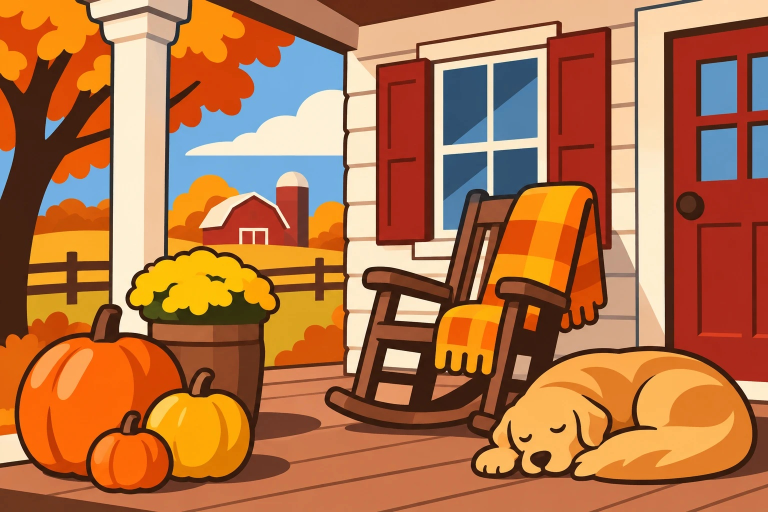
#> input picture research/segment/src/autumn-porch.jpg, 1536 x 1024 px (shown at 1/2 size)
$ python object_segment2.py src/autumn-porch.jpg src/christmas-market.jpg 1.0 3 3
#> lines starting #> are read from the running program, lines starting #| are printed output that depends on the picture; after the words box and inside, x2 and y2 are one past the last pixel; in counts of white or black regions, pixels touching at a corner belong together
"""Object-shaped color-by-number v2: graph segmentation on a lifted/CLAHE image, recursive refinement of
oversized regions, same-colour merge, boundary smoothing, uniform numbers, zoomed quadrant previews."""
import sys, json, time, numpy as np, cv2
src, out = sys.argv[1], sys.argv[2]
K = float(sys.argv[3]) if len(sys.argv) > 3 else 500; MIN = int(sys.argv[4]) if len(sys.argv) > 4 else 3000
N = int(sys.argv[5]) if len(sys.argv) > 5 else 24; MAXF = 0.025; SIG = 5.0
t0 = time.time()
img = cv2.imread(src); h, w = img.shape[:2]
#> further down, img is the input picture: shape (1024, 1536, 3); mean B, G, R 73.5, 115.6, 178.7
#> after `h, w = img.shape[:2]`: h = 1024; w = 1536
sm = img
for _ in range(3): sm = cv2.bilateralFilter(sm, 9, 60, 9)
sm = cv2.pyrMeanShiftFiltering(sm, 12, 24)
lab = cv2.cvtColor(sm, cv2.COLOR_BGR2LAB)
#> lab: shape (1024, 1536, 3); mean of channels 0, 1, 2 140.6, 150.8, 161
clahe = cv2.createCLAHE(clipLimit=3.0, tileGridSize=(16, 16))
lab2 = lab.copy(); lab2[:, :, 0] = clahe.apply(lab[:, :, 0])
#> after `lab2[:, :, 0] = clahe.apply(lab[:, :, 0])`: lab2: shape (1024, 1536, 3); mean of channels 0, 1, 2 145.3, 150.8, 161
seg_in = cv2.cvtColor(lab2, cv2.COLOR_LAB2BGR)
lut = np.array([255 * (i / 255) ** 0.6 for i in range(256)], np.uint8); seg_in = cv2.LUT(seg_in, lut)

def graphseg(im, k, mn):
#> called with k = 1, mn = 3
    gs = cv2.ximgproc.segmentation.createGraphSegmentation(sigma=0.8, k=k, min_size=mn)
    return gs.processImage(im).astype(np.int32) + 1
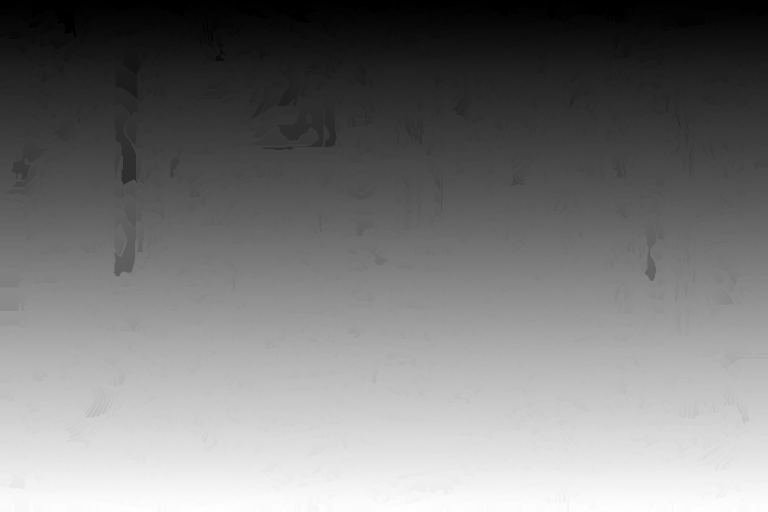
#> returned value: shape (1024, 1536) int32 (shown at 1/2 size); min 1, max 126431, mean 60694.4; drawn with min black and max white

labels = graphseg(seg_in, K, MIN)
# recursive refinement of oversized regions with a finer, more contrasty pass
for level in range(3):
    R = labels.max(); areas = np.bincount(labels.ravel(), minlength=R + 1)
    big = [r for r in range(1, R + 1) if areas[r] > MAXF * h * w]
    if not big: break
    for r in big:
        m = labels == r; ys, xs = np.where(m); y0, y1, x0, x1 = ys.min(), ys.max() + 1, xs.min(), xs.max() + 1
        crop = seg_in[y0:y1, x0:x1].copy()
        cl = cv2.cvtColor(crop, cv2.COLOR_BGR2LAB); cl[:, :, 0] = cv2.createCLAHE(4.0, (8, 8)).apply(cl[:, :, 0])
        crop = cv2.cvtColor(cl, cv2.COLOR_LAB2BGR)
        sub = graphseg(crop, K / (3 ** (level + 1)), max(MIN // 2, 800))
        subm = m[y0:y1, x0:x1]
        labels[y0:y1, x0:x1][subm] = R + sub[subm]; R = labels.max()
    _, labels = np.unique(labels, return_inverse=True); labels = labels.reshape(h, w).astype(np.int32) + 1
#> this loop made 1 pass
R = labels.max()
# palette by region mean colour (dominant colour), k-means in Lab
flat = labels.ravel(); L = lab.reshape(-1, 3).astype(np.float32)
cnt = np.bincount(flat, minlength=R + 1).astype(np.float64)
means = np.stack([np.bincount(flat, weights=L[:, c], minlength=R + 1) for c in range(3)], 1)[1:] / np.maximum(cnt[1:], 1)[:, None]
crit = (cv2.TERM_CRITERIA_EPS + cv2.TERM_CRITERIA_MAX_ITER, 50, 0.5)
_, assign, centers = cv2.kmeans(means.astype(np.float32), N, None, crit, 5, cv2.KMEANS_PP_CENTERS)
#> centers = [[127.8, 169.3, 173.6], [201, 139.2, 164.8], [54.76, 144, 145.1]]
reg_col = np.concatenate([[0], assign.ravel()])
pal_bgr = cv2.cvtColor(centers.reshape(1, -1, 3).astype(np.uint8), cv2.COLOR_LAB2BGR)[0]
#> pal_bgr = [[42, 86, 194], [128, 185, 235], [26, 41, 78]]
# merge touching regions of the same palette colour, but never into something oversized
def merge_same_colour(labels, reg_col):
    R = labels.max(); areas = np.bincount(labels.ravel(), minlength=R + 1)
#> after `R = labels.max()`: R = 126431
    right = np.stack([labels[:, :-1].ravel(), labels[:, 1:].ravel()], 1); down = np.stack([labels[:-1, :].ravel(), labels[1:, :].ravel()], 1)
#> after `right = np.stack([labels[:, :-1].ravel(), labels[:, 1:].ravel()], 1)`: right = 1571840 pairs, first value 1 to 126431, second value 1 to 126431
#> after `down = np.stack([labels[:-1, :].ravel(), labels[1:, :].ravel()], 1)`: down = 1571328 pairs, first value 1 to 126427, second value 1 to 126431
    pairs = np.concatenate([right, down]); pairs = pairs[pairs[:, 0] != pairs[:, 1]]
#> after `pairs = np.concatenate([right, down])`: pairs = 3143168 pairs, first value 1 to 126431, second value 1 to 126431
#> after `pairs = pairs[pairs[:, 0] != pairs[:, 1]]`: pairs = 1191256 pairs, first value 1 to 126431, second value 1 to 126431
    pairs = pairs[reg_col[pairs[:, 0]] == reg_col[pairs[:, 1]]]
#> pairs = 1130911 pairs, first value 1 to 126431, second value 1 to 126431
    parent = np.arange(R + 1); size = areas.copy()
    def find(a):
        while parent[a] != a: parent[a] = parent[parent[a]]; a = parent[a]
        return a
    for a, b in np.unique(pairs, axis=0):
        ra, rb = find(a), find(b)
        if ra != rb and size[ra] + size[rb] <= MAXF * h * w * 1.5:
            parent[max(ra, rb)] = min(ra, rb); size[min(ra, rb)] += size[max(ra, rb)]
#> this loop made 360843 passes
#> (a, b, ra, rb) on passes 1 to 3: (1, 2, 1, 2), (1, 3, 1, 3), (1, 529, 1, 529)
    root = np.array([find(i) for i in range(R + 1)])
    _, l2 = np.unique(root[labels], return_inverse=True); l2 = l2.reshape(h, w).astype(np.int32) + 1
#> after `l2 = l2.reshape(h, w).astype(np.int32) + 1`: l2: shape (1024, 1536) int32; 370 distinct labels, from 1 to 370
    rc = np.zeros(l2.max() + 1, np.int32)
#> rc = 371 values from 0 to 0
    for r in range(1, l2.max() + 1): rc[r] = reg_col[labels[l2 == r][0]]
#> after the loop, rc = 371 values, max 2 at index 3, min 0 at index 0, mean 0.437
    return l2, rc
labels, reg_col = merge_same_colour(labels, reg_col)
#> reg_col has the same summary as rc in merge_same_colour
# boundary smoothing: majority vote under a Gaussian
R = labels.max(); best = np.zeros((h, w), np.float32); out_l = np.zeros((h, w), np.int32); k = int(SIG * 6) | 1
#> after `R = labels.max()`: R = 370
for r in range(1, R + 1):
    m = labels == r
    if not m.any(): continue
    ys, xs = np.where(m); y0, y1 = max(ys.min() - k, 0), min(ys.max() + k + 1, h); x0, x1 = max(xs.min() - k, 0), min(xs.max() + k + 1, w)
    b = cv2.GaussianBlur(m[y0:y1, x0:x1].astype(np.float32), (k, k), SIG); sub = best[y0:y1, x0:x1]; win = b > sub
    sub[win] = b[win]; out_l[y0:y1, x0:x1][win] = r
#> this loop made 370 passes
#> (y0, y1, x0, x1) on passes 1, 3, 4: (0, 151, 0, 229), (0, 607, 0, 563), (0, 34, 150, 228)
#> pass 1, `m = labels == r`:
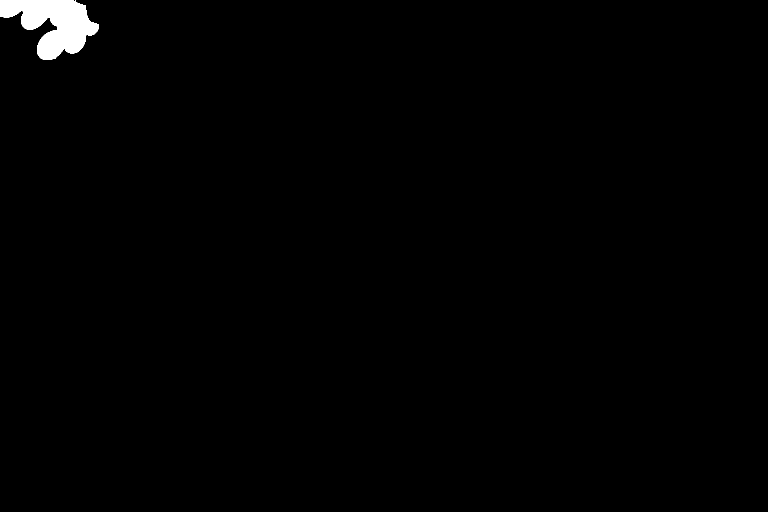
#> m: shape (1024, 1536) bool (shown at 1/2 size); 0.85% white; 1 white region, box (x1, y1, x2, y2) and area: (0, 0, 198, 120) 13349
#> pass 1, `win = b > sub`:
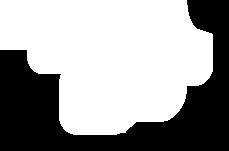
#> win: shape (151, 229) bool; 61.8% white; 1 black region, box (x1, y1, x2, y2) and area: (0, 0, 229, 151) 13218
#> after the loop: m: shape (1024, 1536) bool; 0% white in thin lines or dots, all inside (x1, y1, x2, y2) = (302, 1023, 306, 1024)
#> after the loop: out_l: shape (1024, 1536) int32; 166 distinct labels, from 1 to 364
labels = out_l
# absorb slivers (< 900 px) into their biggest neighbour
areas = np.bincount(labels.ravel(), minlength=R + 1)
#> areas = 371 values, max 60305 at index 15, min 0 at index 0, mean 4239.5
for r in [r for r in range(1, R + 1) if 0 < areas[r] < 900]:
    m = (labels == r).astype(np.uint8); ring = cv2.dilate(m, np.ones((3, 3), np.uint8)) - m; nb = labels[ring > 0]; nb = nb[(nb != r) & (nb > 0)]
    if nb.size: labels[m > 0] = np.bincount(nb).argmax()
#> this loop made 46 passes
#> r on passes 1 to 12: 34, 40, 43, 57, 58, 72, 73, 86, 100, 141, 143, 144
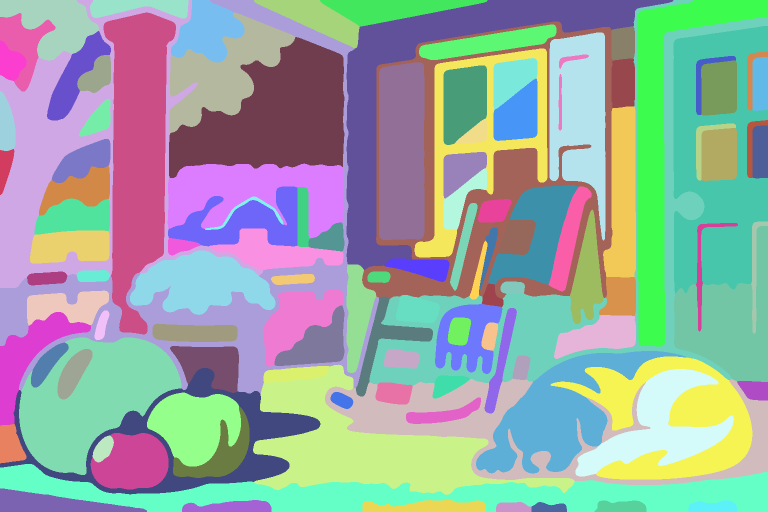
#> labels: shape (1024, 1536) int32 (shown at 1/2 size); 120 distinct labels, from 1 to 335; one colour per label, 0 black
#> m: shape (1024, 1536); values 0 (black) and 1 (white), 0.01% white; 1 white region, box (x1, y1, x2, y2) and area: (1520, 1009, 1536, 1024) 203
_, labels = np.unique(labels, return_inverse=True); labels = labels.reshape(h, w).astype(np.int32)
#> after `labels = labels.reshape(h, w).astype(np.int32)`:
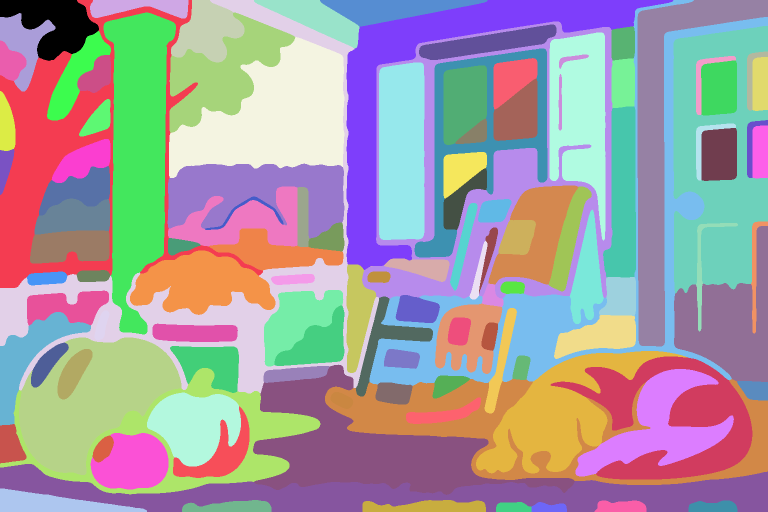
#> labels: shape (1024, 1536) int32 (shown at 1/2 size); 120 distinct labels, from 0 to 119; one colour per label, 0 black
if labels.min() == 0: labels += 1
#> labels: shape (1024, 1536) int32; 120 distinct labels, from 1 to 120
R = labels.max(); rc = np.zeros(R + 1, np.int32)
#> after `R = labels.max()`: R = 120
#> after `rc = np.zeros(R + 1, np.int32)`: rc = 121 values from 0 to 0
# recompute colour per region from its mean (after merges)
flat = labels.ravel(); cnt = np.bincount(flat, minlength=R + 1).astype(np.float64)
#> after `cnt = np.bincount(flat, minlength=R + 1).astype(np.float64)`: cnt = 121 values, max 64187 at index 113, min 0 at index 0, mean 12998.9
means = np.stack([np.bincount(flat, weights=L[:, c], minlength=R + 1) for c in range(3)], 1) / np.maximum(cnt, 1)[:, None]
#> means = 121 rows, first 8: [0, 0, 0], [178.6, 161.2, 202], [50.4, 140.8, 143.7], [220, 131.8, 143.7], [178.1, 161.3, 201.7], [59, 141.5, 151], [144.6, 148.8, 154.6], [64.66, 153.3, 154.1]
for r in range(1, R + 1): rc[r] = int(np.argmin(((centers - means[r]) ** 2).sum(1)))
#> after the loop, rc = 121 values, max 2 at index 2, min 0 at index 0, mean 0.736
# render
page = np.full((h, w, 3), 255, np.uint8); regions = []; font = cv2.FONT_HERSHEY_SIMPLEX; scale = 0.55
#> after `page = np.full((h, w, 3), 255, np.uint8)`: page: shape (1024, 1536, 3); every value is 255
for r in range(1, R + 1):
    m = (labels == r).astype(np.uint8); cs, _ = cv2.findContours(m, cv2.RETR_LIST, cv2.CHAIN_APPROX_NONE)
    cv2.drawContours(page, cs, -1, (120, 120, 120), 2, cv2.LINE_AA)
    dt = cv2.distanceTransform(m, cv2.DIST_L2, 5); y, x = np.unravel_index(dt.argmax(), dt.shape)
    regions.append({'id': r, 'c': int(rc[r]), 'area': int(m.sum()), 'x': int(x), 'y': int(y), 'r': round(float(dt.max()), 1)})
#> this loop made 120 passes
#> (y, x) on passes 1 to 12: (0, 76), (458, 0), (0, 215), (46, 418), (625, 0), (0, 599), (0, 733), (0, 1162), (640, 1079), (0, 1435), (60, 20), (172, 443)
#> m: shape (1024, 1536); values 0 (black) and 1 (white), 0.08% white; 1 white region, box (x1, y1, x2, y2) and area: (992, 1004, 1063, 1024) 1241
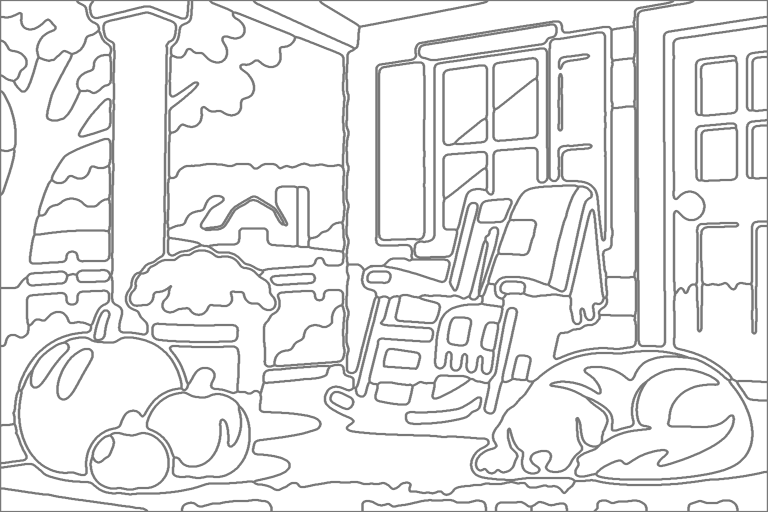
#> page: shape (1024, 1536, 3) (shown at 1/2 size); min 120, max 255, mean 234.6
#> after the loop, regions = 120 items
placed = 0
for reg in regions:
    txt = str(reg['c'] + 1); (tw, th), _ = cv2.getTextSize(txt, font, scale, 1)
    if max(tw, th) > reg['r'] * 2.0: continue
    cv2.putText(page, txt, (int(reg['x'] - tw / 2), int(reg['y'] + th / 2)), font, scale, (30, 30, 30), 1, cv2.LINE_AA); placed += 1
#> this loop made 120 passes
#> reg on passes 6, 7, 21, 34, 43, 52: {'id': 6, 'c': 0, 'area': 8822, 'x': 599, 'y': 0, 'r': 41}, {'id': 7, 'c': 2, 'area': 9649, 'x': 733, 'y': 0, 'r': 50.6}, {'id': 21, 'c': 1, 'area': 2795, 'x': 0, 'y': 121, 'r': 29}, {'id': 34, 'c': 0, 'area': 2872, 'x': 0, 'y': 262, 'r': 31}, {'id': 43, 'c': 1, 'area': 1624, 'x': 0, 'y': 324, 'r': 24}, {'id': 52, 'c': 2, 'area': 1097, 'x': 507, 'y': 396, 'r': 4}
#> (reg, txt) on passes 1 to 4: ({'id': 1, 'c': 1, 'area': 13470, 'x': 76, 'y': 0, 'r': 42.7}, '2'), ({'id': 2, 'c': 2, 'area': 59710, 'x': 0, 'y': 458, 'r': 69}, '3'), ({'id': 3, 'c': 1, 'area': 4937, 'x': 215, 'y': 0, 'r': 30}, '2'), ({'id': 4, 'c': 1, 'area': 10948, 'x': 418, 'y': 46, 'r': 39}, '2')
#> page: shape (1024, 1536, 3); 0.46% of pixels changed, all inside (x1, y1, x2, y2) = (0, 0, 1536, 1024)
cv2.imwrite(f'{out}_page.png', page)
show = np.random.default_rng(1).random(R + 1) < 0.5
half = np.where(show[labels][..., None], img, page); cv2.imwrite(f'{out}_half.jpg', half, [cv2.IMWRITE_JPEG_QUALITY, 88])
json.dump({'n': N, 'w': w, 'h': h, 'palette': [[int(v) for v in c[::-1]] for c in pal_bgr], 'regions': regions}, open(f'{out}_regions.json', 'w'))
rgb = np.zeros((h, w, 3), np.uint8); rgb[:, :, 2] = labels % 256; rgb[:, :, 1] = labels // 256; cv2.imwrite(f'{out}_labels_rgb.png', rgb)
# zoomed quadrants of the page for review
for i, (qy, qx) in enumerate([(0, 0), (0, 1), (1, 0), (1, 1)]):
    cv2.imwrite(f'{out}_q{i+1}.jpg', page[qy * h // 2:(qy + 1) * h // 2, qx * w // 2:(qx + 1) * w // 2], [cv2.IMWRITE_JPEG_QUALITY, 85])
#> this loop made 4 passes
#> pass 2, `cv2.imwrite(f'{out}_q{i+1}.jpg', page[qy * h // 2:(qy + 1) * h // 2, q..`:
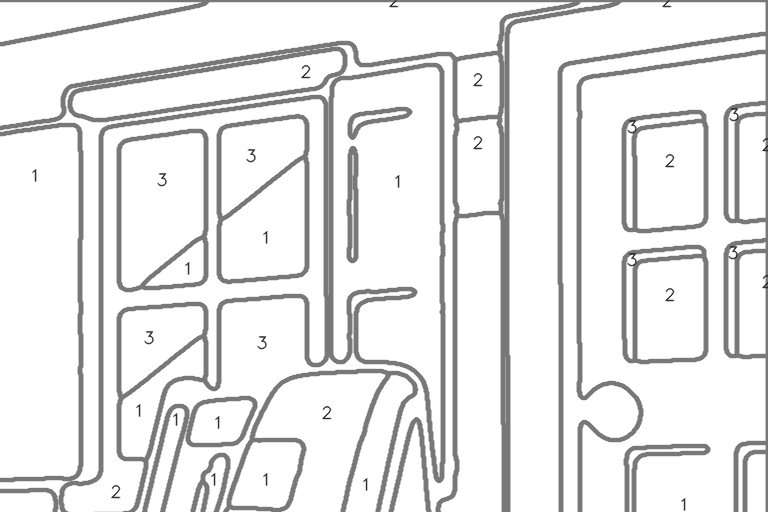
#> saved as christmas-market.jpg_q2.jpg: shape (512, 768, 3); min 34, max 255, mean 232
areas = [r['area'] for r in regions]
print(f'{out}: regions {R}, numbered {placed}, min {min(areas)}, median {int(np.median(areas))}, largest {max(areas)/(h*w)*100:.1f}%, {time.time()-t0:.0f}s')
